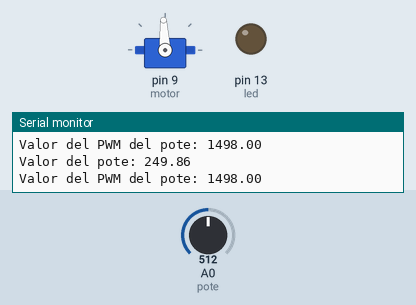
This sketch was run on a simulated Arduino Uno, built with avr-gcc and run on an emulated ATmega328P. Shown: servo, output pins drawn as LEDs (lit = HIGH), the last lines printed to the serial monitor. The inputs (shaded band) are chosen by the test bench; at power-on: A0 (pote) = 512.

Above: at 6.2 s.
6.3 s: A0 (pote) set to 716
At 8.0 s:
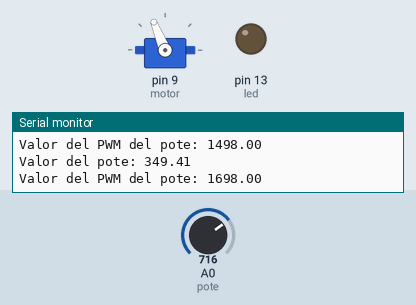
8.5 s: A0 (pote) set to 900
At 9.6 s:
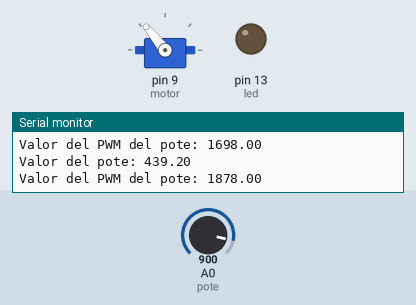
10.5 s: A0 (pote) set to 1023
At 12.2 s:
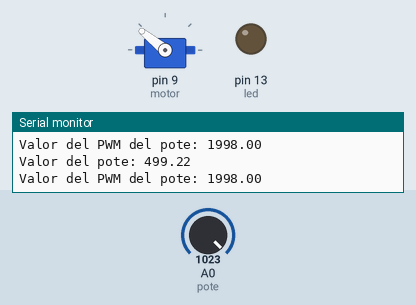
12.5 s: A0 (pote) set to 306
At 14.1 s:
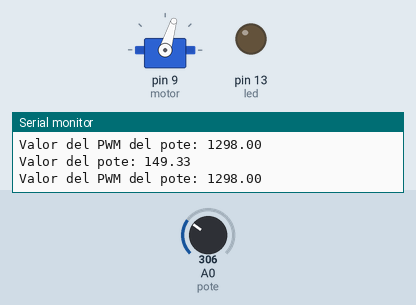
14.5 s: A0 (pote) set to 511
At 15.7 s:
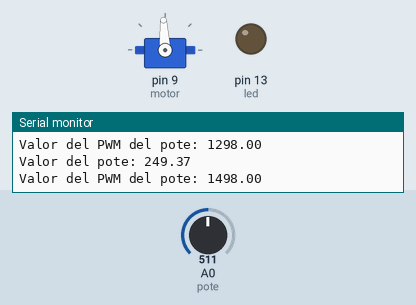
Timing chart, 0 to 17.5 s (numbered marks = the images above; inputs shaded):
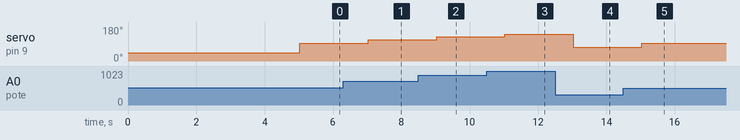

The sketch:

Test_Motor.ino
```cpp
#include<Servo.h>


/* ANTES QUE NADA TENGO QUE PROBAR EL MOTOR CON EL PWM PARA VER LOS VALORES QUE LO MANTIENEN
*
* La velocidad del motor puede cambiarse enviando
* un entero entre 1000 (vel. minima) y 2000 (vel. max.)
* por Serial.
*
*///------------------------------VARIABLES Y FUNCIONES------------------------------
void initHardware();
float Medir(int puerto);
int Escala_PWM (int Cambiemos);

Servo ESC; //Crear un objeto de clase servo

int motor = 9;
int led = 13;
int pote = A0;

float Value_pote = 0.0;

//------------------------------SETUP------------------------------
void setup() {
  initHardware();

  Serial.println("..........WELCOME..........");
}


//------------------------------LOOP------------------------------
void loop() {

      Value_pote = Medir(pote);
      Serial.print("Valor del pote: ");
      Serial.println(Value_pote);

      Value_pote = Escala_PWM (Value_pote);
      Serial.print("Valor del PWM del pote: ");
      Serial.println(Value_pote);

      ESC.writeMicroseconds(Value_pote); //Generar un pulso con el numero recibido

      delay(1000);
}


//------------------------------FUNCIÓN initHardware------------------------------
void initHardware(){
  //Asignar un pin al ESC
  ESC.attach(motor);

  //Activar el ESC
  ESC.writeMicroseconds(1000); //1000 = 1ms
  //Cambia el 1000 anterior por 2000 si
  //tu ESC se activa con un pulso de 2ms
  delay(5000); //Esperar 5 segundos para hacer la activacion

  //Iniciar puerto serial
  Serial.begin(9600);
  Serial.setTimeout(10);

  pinMode(led, OUTPUT);
  pinMode(pote, INPUT);
}


float Medir(int puerto){
  float Value = 0.0;

  Value = analogRead(puerto);
  // Serial.print("Medida z: ");
  // Serial.println(Value);


  Value = Value * 488;
  Value = Value / 1000;

  return Value;
 }


 int Escala_PWM (int Cambiemos){
   int Value = 0;

   Value = Cambiemos * 10;
   Value = Value / 5;
   Value = Value + 1000;

   return Value;
 }
```

Measured:
- after the input at 6.3 s, servo on pin 9 (motor): 93° → 112° after 0.73 s
- after the input at 8.5 s, servo on pin 9 (motor): 112° → 129° after 0.53 s
- after the input at 10.5 s, servo on pin 9 (motor): 129° → 141° after 0.53 s
- after the input at 12.5 s, servo on pin 9 (motor): 141° → 73° after 0.53 s
- after the input at 14.5 s, servo on pin 9 (motor): 73° → 93° after 0.54 s
